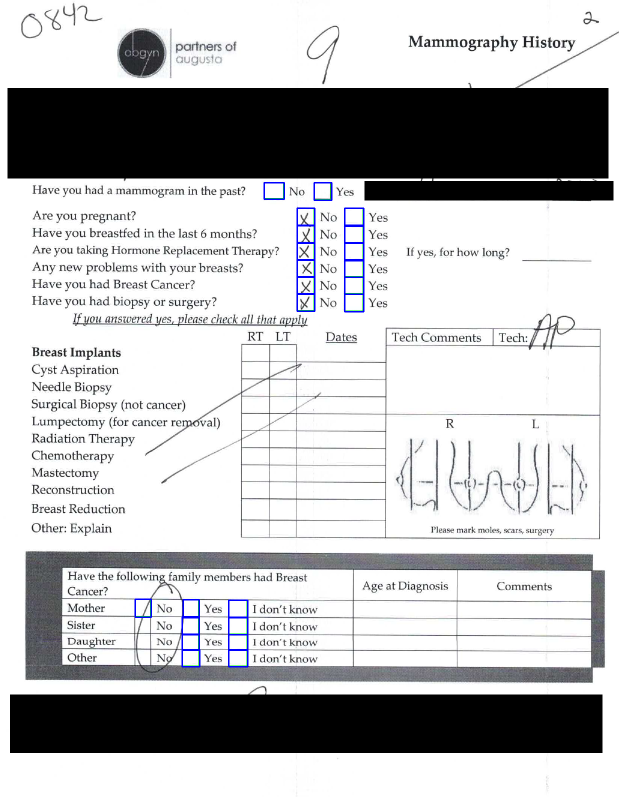
#> input picture example_images/REDACTED_Augusta1.dcm.png, 1237 x 1593 px (shown at 1/2 size)
$ python alignment.py --image ../example_images/REDACTED_Augusta1.dcm.png --template ../example_images/REDACTED_Augusta2.dcm.png
#> lines starting #> are read from the running program, lines starting #| are printed output that depends on the picture; after the words box and inside, x2 and y2 are one past the last pixel; in counts of white or black regions, pixels touching at a corner belong together
#> further down, image is the input picture: shape (1593, 1237, 3); mean B, G, R 191.2, 189.8, 189.5
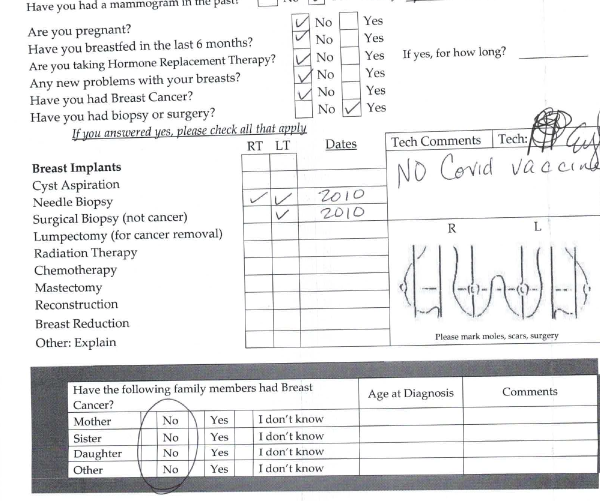
#> input picture example_images/REDACTED_Augusta2.dcm.png, 1200 x 1002 px (shown at 1/2 size)
#> further down, template is the input picture: shape (1002, 1200, 3); mean B, G, R 232.4, 231.8, 231.5
# import the necessary packages
import numpy as np
import imutils
import cv2
import matplotlib.pyplot as plt
import matplotlib.image as mpimg
def align_images(image, template, maxFeatures=1000, keepPercent=0.2,
	debug=False):
	# convert both the input image and template to grayscale
#> called with maxFeatures = 1000, keepPercent = 0.2, debug = True
	imageGray = cv2.cvtColor(image, cv2.COLOR_BGR2GRAY)
	templateGray = cv2.cvtColor(template, cv2.COLOR_BGR2GRAY)
	# use ORB to detect keypoints and extract (binary) local
	# invariant features
	orb = cv2.ORB_create(maxFeatures)
	(kpsA, descsA) = orb.detectAndCompute(imageGray, None)
#> kpsA = 1000 keypoints; strongest (x, y, size): (631, 368, 37.2), (691, 515, 31), (692, 419, 37.2), (693, 419, 44.6)
	(kpsB, descsB) = orb.detectAndCompute(templateGray, None)
#> kpsB = 1000 keypoints; strongest (x, y, size): (368, 268, 31), (76, 507, 31), (654, 295, 31), (262, 202, 31)
	# match the features
	method = cv2.DESCRIPTOR_MATCHER_BRUTEFORCE_HAMMING
	matcher = cv2.DescriptorMatcher_create(method)
	matches = matcher.match(descsA, descsB, None)
#> matches = 1000 matches
	# sort the matches by their distance (the smaller the distance,
	# the "more similar" the features are)
	matches = sorted(matches, key=lambda x:x.distance)
	# keep only the top matches
	keep = int(len(matches) * keepPercent)
#> keep = 200
	matches = matches[:keep]
#> matches = 200 matches
	# check to see if we should visualize the matched keypoints
	if debug:
		matchedVis = cv2.drawMatches(image, kpsA, template, kpsB,
			matches, None)
		matchedVis = imutils.resize(matchedVis, width=1000)
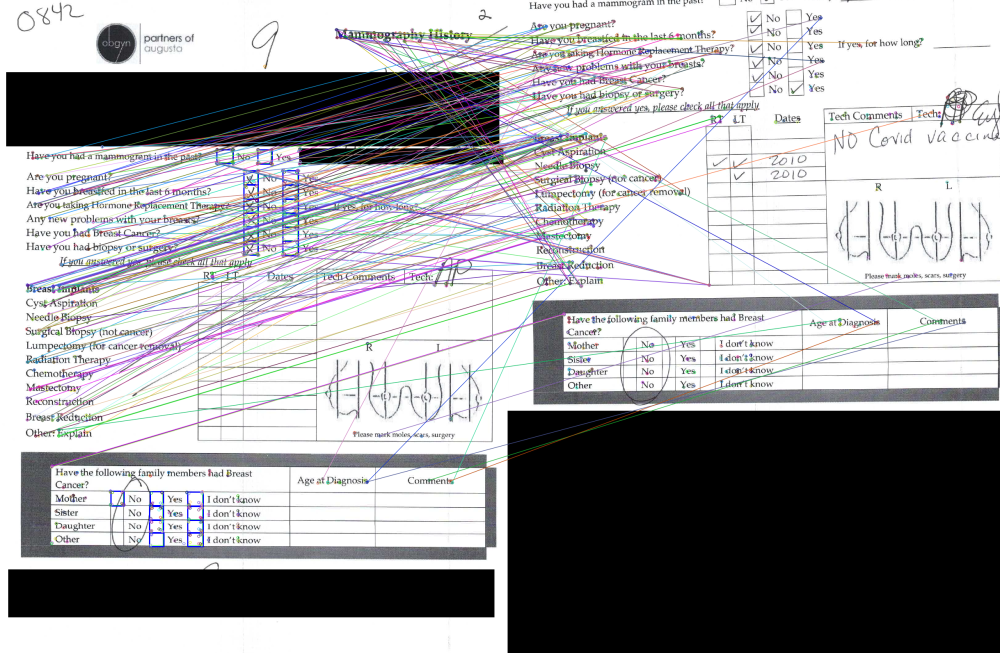
#> matchedVis: shape (653, 1000, 3); mean B, G, R 164.5, 162.4, 162.6
		cv2.imshow("Matched Keypoints", matchedVis)
		cv2.waitKey(0)
	# allocate memory for the keypoints (x, y)-coordinates from the
	# top matches -- we'll use these coordinates to compute our
	# homography matrix
	ptsA = np.zeros((len(matches), 2), dtype="float")
#> ptsA = 200 pairs, first value 0 to 0, second value 0 to 0
	ptsB = np.zeros((len(matches), 2), dtype="float")
#> ptsB = 200 pairs, first value 0 to 0, second value 0 to 0
	# loop over the top matches
	for (i, m) in enumerate(matches):
		# indicate that the two keypoints in the respective images
		# map to each other
		ptsA[i] = kpsA[m.queryIdx].pt
		ptsB[i] = kpsB[m.trainIdx].pt
#> after the loop, ptsA = 200 pairs, first value 66.24 to 1112.8, second value 72 to 1177; ptsB = 200 pairs, first value 63.36 to 1113, second value 43 to 787.7
	# compute the homography matrix between the two sets of matched
	# points
	(H, mask) = cv2.findHomography(ptsA, ptsB, method=cv2.RANSAC)
#> H = [[1, 0.0291, -20.37], [-0.0368, 1.01, -366.6], [4.53e-06, 9.75e-06, 1]]; mask = 200 values, max 1 at index 0, min 0 at index 3, mean 0.36
	# use the homography matrix to align the images
	(h, w) = template.shape[:2]
#> h = 1002; w = 1200
	aligned = cv2.warpPerspective(image, H, (w, h))
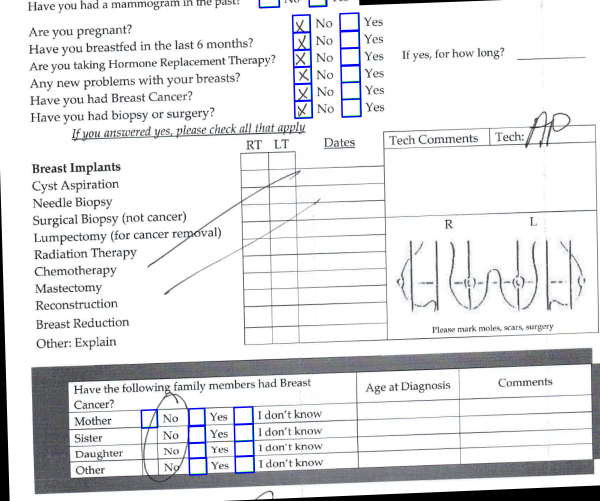
#> aligned: shape (1002, 1200, 3) (shown at 1/2 size); mean B, G, R 228.9, 226.8, 226.4
	# return the aligned image
	return aligned

import numpy as np
import argparse
import imutils
import cv2
# construct the argument parser and parse the arguments
ap = argparse.ArgumentParser()
ap.add_argument("-i", "--image", required=True,
	help="path to input image that we'll align to template")
ap.add_argument("-t", "--template", required=True,
	help="path to input template image")
args = vars(ap.parse_args())
print("[INFO] loading images...")
image = cv2.imread(args["image"])
template = cv2.imread(args["template"])
originalimg = image
originaltemp = template
# align the images
print("[INFO] aligning images...")
start = 320, 318
end = 340, 337

aligned = align_images(image, template, debug=True)
# resize both the aligned and template images so we can easily
# visualize them on our screen

aligned = imutils.resize(aligned, width=700)
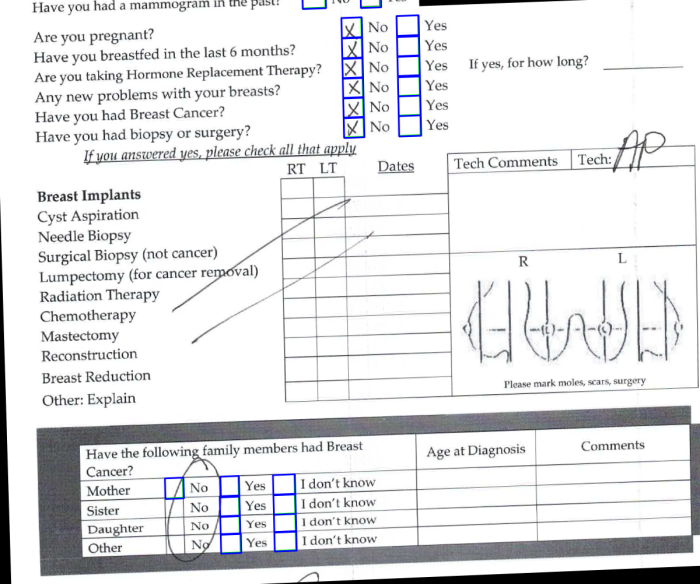
#> aligned: shape (584, 700, 3); mean B, G, R 228.9, 226.8, 226.4
template = imutils.resize(template, width=700)
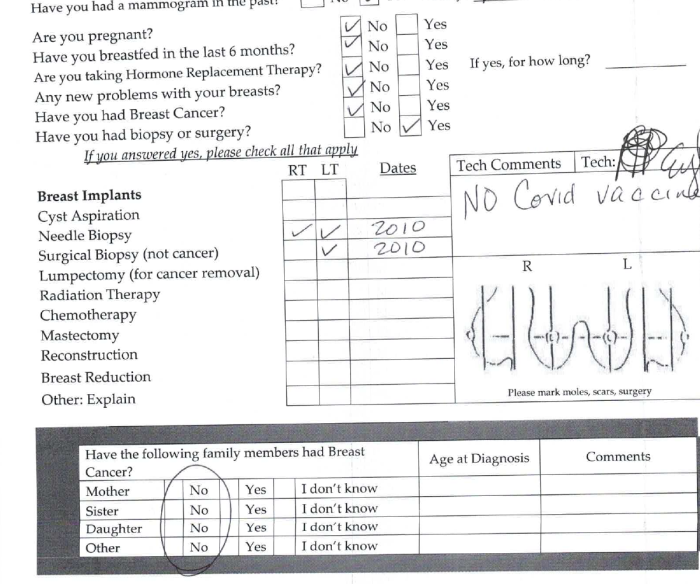
#> template: shape (584, 700, 3); mean B, G, R 232.4, 231.8, 231.5
# our first output visualization of the image alignment will be a
# side-by-side comparison of the output aligned image and the
# template
stacked = np.hstack([aligned, template])
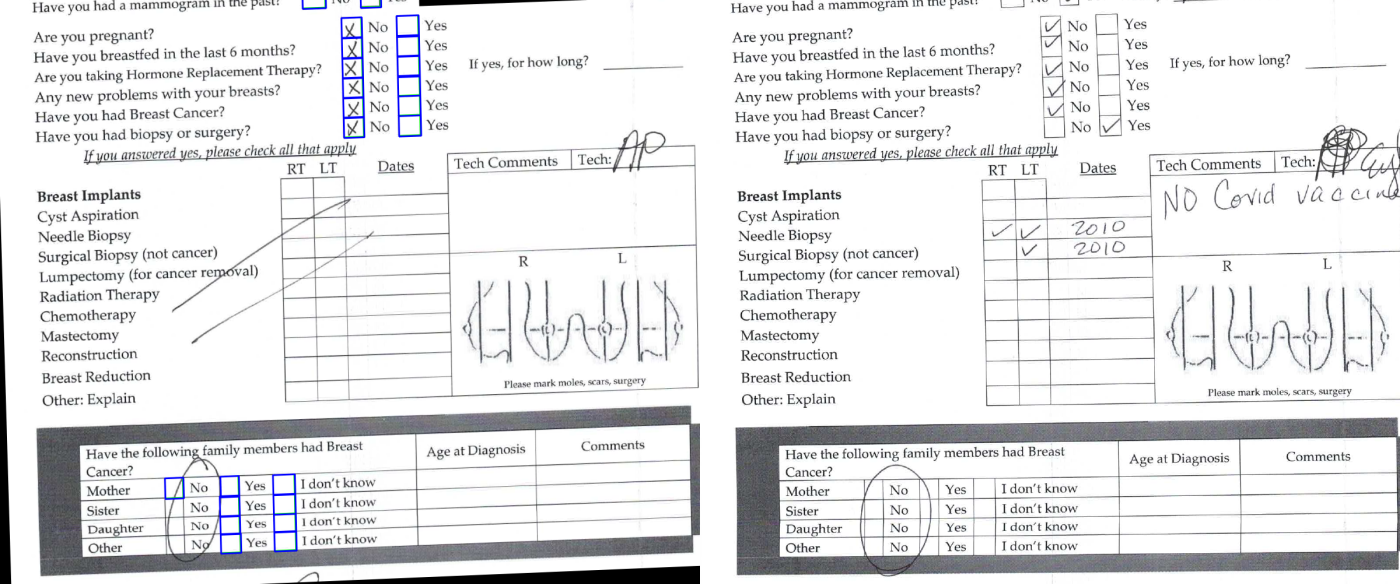
#> stacked: shape (584, 1400, 3); mean B, G, R 230.6, 229.3, 229
# our second image alignment visualization will be *overlaying* the
# aligned image on the template, that way we can obtain an idea of
# how good our image alignment is
overlay = template.copy()
output = aligned.copy()
cv2.addWeighted(overlay, 0.5, output, 0.5, 0, output)
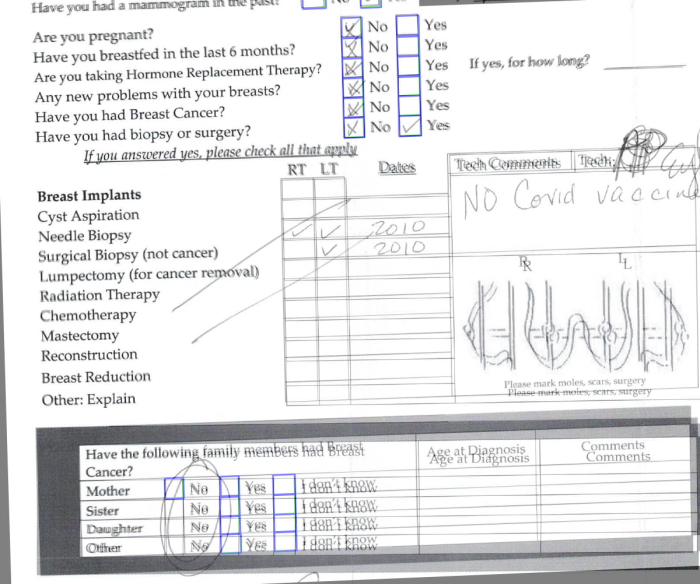
#> output: shape (584, 700, 3); mean B, G, R 230.6, 229.3, 228.9
# show the two output image alignment visualizations
cv2.imshow("Image Alignment Stacked", stacked)


cv2.rectangle(output, start, end, (0,0,255), 1)
#> output: shape (584, 700, 3); 0.02% of pixels changed, all inside (x1, y1, x2, y2) = (320, 318, 341, 338)

#im_resized = cv2.resize(output, (224, 224), interpolation=cv2.INTER_LINEAR)

plt.imshow(cv2.cvtColor(output, cv2.COLOR_BGR2RGB))
plt.show()
#imgplot.show()
cv2.rectangle(originalimg, start, end, (0,0,255), 1)
cv2.rectangle(originaltemp, start, end, (0,0,255), 1)
cv2.imshow("Original img with rect", originaltemp)
cv2.imshow("Original Temp with Rect", originalimg)
cv2.imshow("Image Alignment Overlay", output)
cv2.imwrite("Output.png", output)
cv2.waitKey(0)
